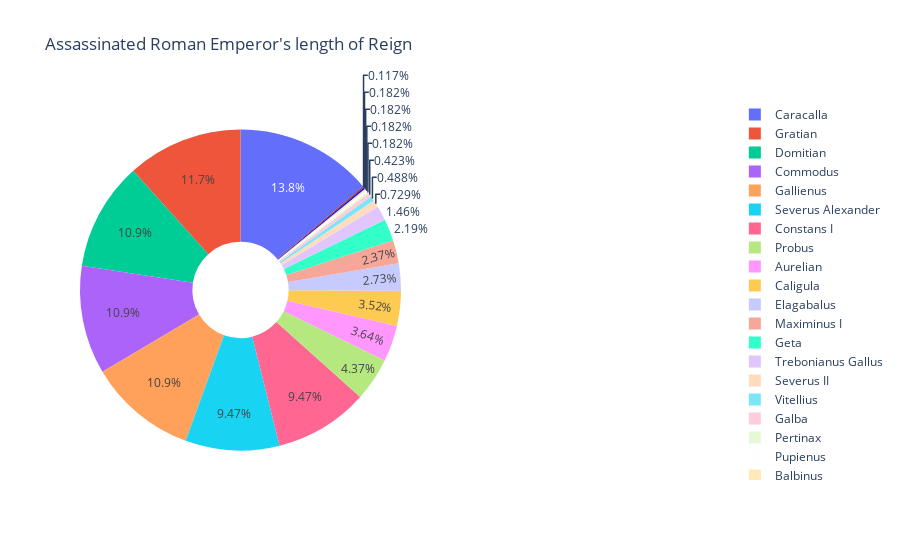

Notebook source saved alongside this figure:
### Code cell
pie1 = roman_assassinated['Length_of_Reign']
pie1_list = [i for i in pie1]
labels = roman_assassinated['Emperor']

fig = {
    "data": [
        {
            "values" : pie1_list,
            "labels" : labels,
            "domain": {"x": [0, .5]},
            "name": "Assassinated Roman Emperor's length of Reign ",
            "hoverinfo":"label+percent+name",
            "hole": .3,
            "type": "pie"
            
        },],
    "layout": {
        "title":"Assassinated Roman Emperor's length of Reign ",
        "annotations": [
            { "font": { "size": 20},
              "showarrow": False,
              "text": "Assassinated Roman Emperor's ",
              "text": "",
                "x": 0.20,
                "y": 1
            
             
            },
        ]
    }
    
}

iplot(fig)

### Figure 1 — Plotly figure (JSON) as saved in the notebook; plotly's stock layout.template omitted (floating-point values rounded to 4 significant figures)
{"data": [{"domain": {"x": [0, 0.5]}, "hole": 0.3, "hoverinfo": "label+percent+name", "labels": ["Caligula", "Galba", "Vitellius", "Domitian", "Commodus", "Pertinax", "Caracalla", "Geta", "Elagabalus", "Severus Alexander", "Maximinus I", "Pupienus", "Balbinus", "Trebonianus Gallus", "Aemilian", "Gallienus", "Aurelian", "Florian", "Probus", "Severus II", "Constans I", "Gratian"], "name": "Assassinated Roman Emperor's length of Reign ", "type": "pie", "values": [4.83, 0.58, 0.67, 15, 15, 0.25, 19, 3, 3.75, 13, 3.25, 0.25, 0.25, 2, 0.16, 15, 5, 0.25, 6, 1, 13, 16]}], "layout": {"annotations": [{"font": {"size": 20}, "showarrow": false, "text": "", "x": 0.2, "y": 1}], "title": {"text": "Assassinated Roman Emperor's length of Reign "}}}
